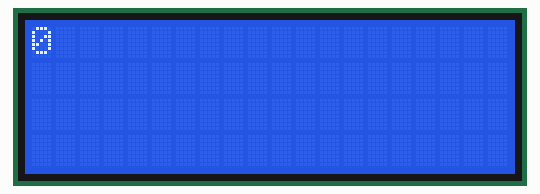
A sketch run on a simulated Arduino Uno, built with avr-gcc and run on an emulated ATmega328P. Parts: 20×4 character LCD.

Above: at 2.11 s.
At 6.85 s:
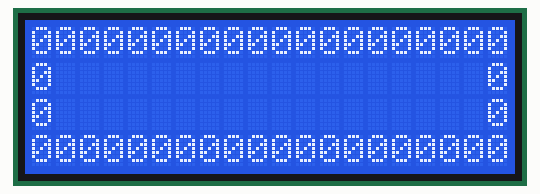
At 12.66 s:
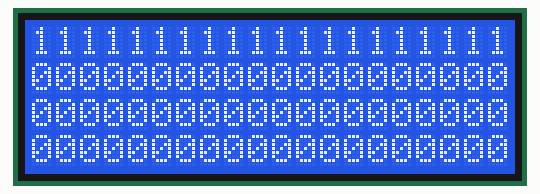
At 21.22 s:
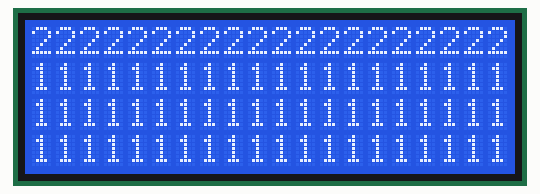
At 29.77 s:
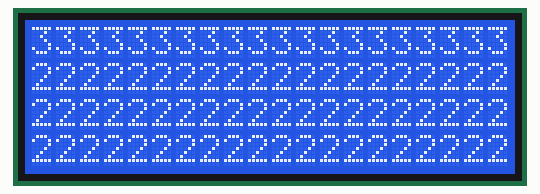
At 38.74 s:
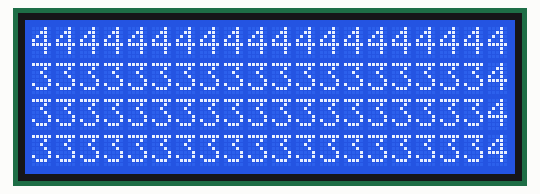

The sketch:

spiral2.ino
```cpp
/* Teste LCD - Spiral
*/
// INCLUSÃO DE BIBLIOTECAS
#include <Wire.h>
#include <LiquidCrystal_I2C.h>

// DEFINIÇÕES
#define endereco  0x27
#define colunas   20
#define linhas    4

// INSTANCIANDO OBJETOS
LiquidCrystal_I2C lcd(endereco, colunas, linhas);

int z = -1;
int x = 0;
int y = 0;

void setup() {
  delay(2000);
  lcd.init();
  lcd.backlight();
  lcd.clear();
}

void loop() {

  x=0;
  y=0;
  z+=1;
  if(z>9){z=0;}

  // zera
  while(x<20){
    lcd.setCursor(x,y); lcd.print(z); x+=1;
    delay(100);
  }x = 19; y = 0;
  while(y<4){
    lcd.setCursor(x,y); lcd.print(z); y+=1;
    delay(100);
  }x = 19; y = 3;
  while(x>-1){
    lcd.setCursor(x,y); lcd.print(z); x-=1;
    delay(100);
  }x = 0; y = 3;
  while(y>-1){
    lcd.setCursor(x,y); lcd.print(z); y-=1;
    delay(100);
  }x = 1; y = 1;
  while(x<19){
    lcd.setCursor(x,y); lcd.print(z); x+=1;
    delay(100);
  }x = 18; y = 2;
  while(x>0){
    lcd.setCursor(x,y); lcd.print(z); x-=1;
    delay(100);
  }x = 0; y = 3;


}
```
